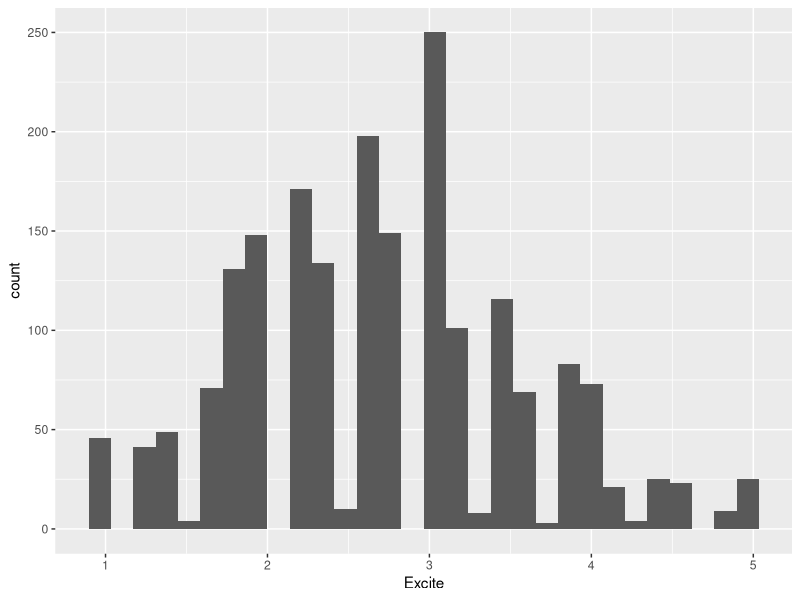
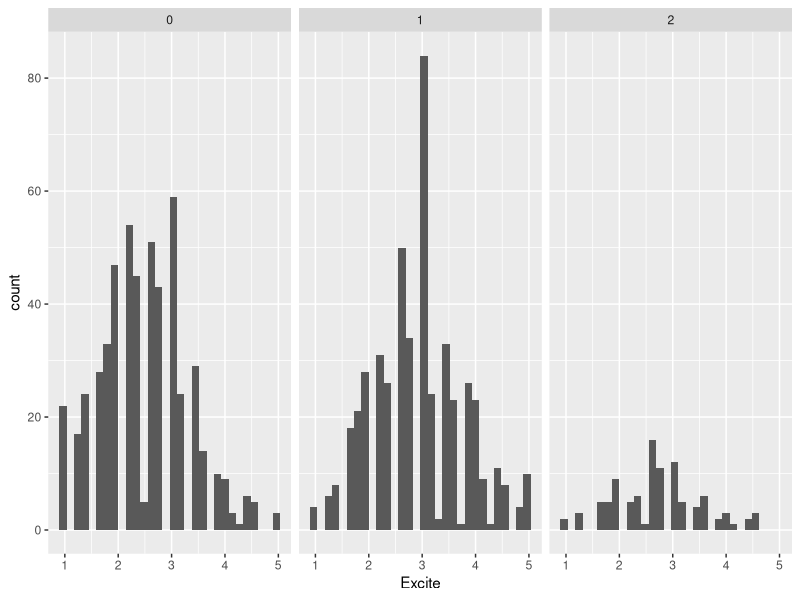
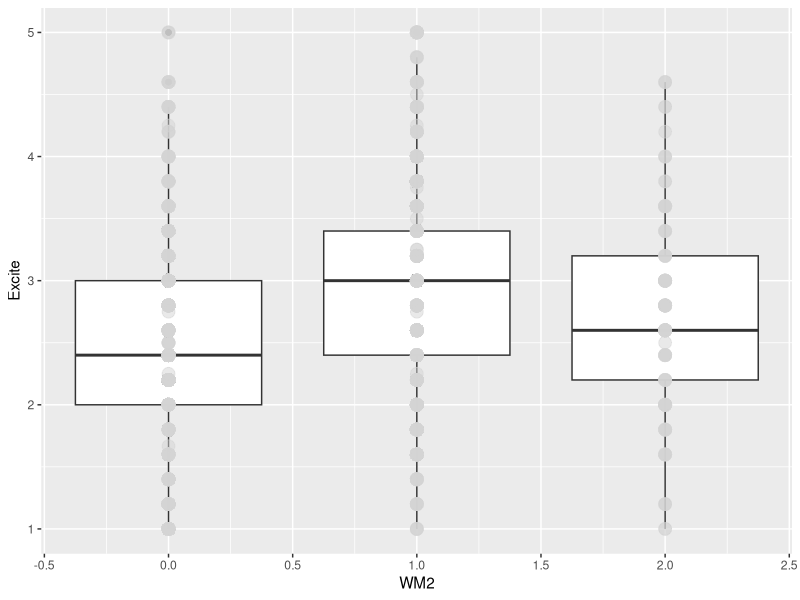
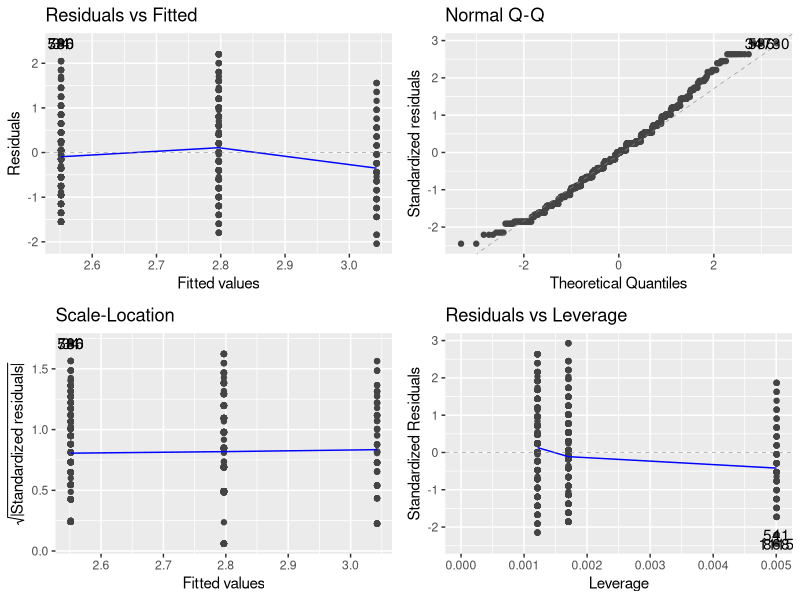
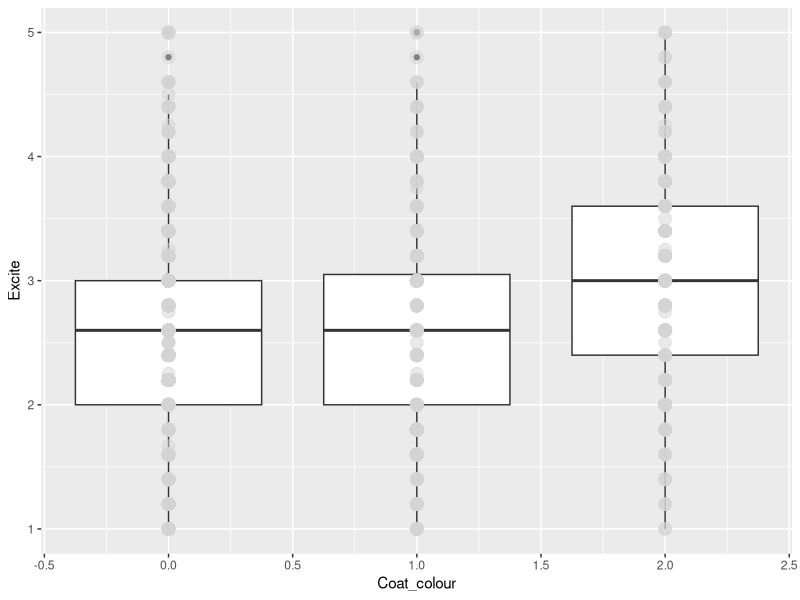
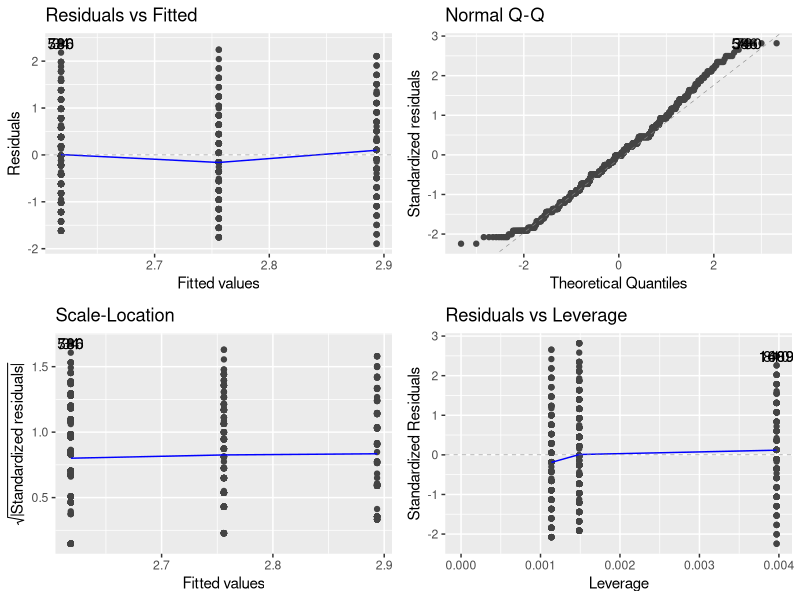
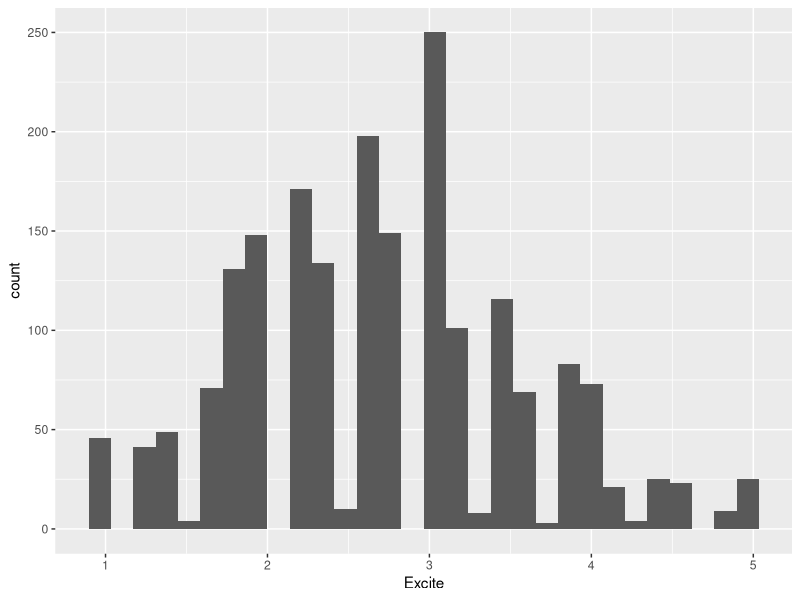
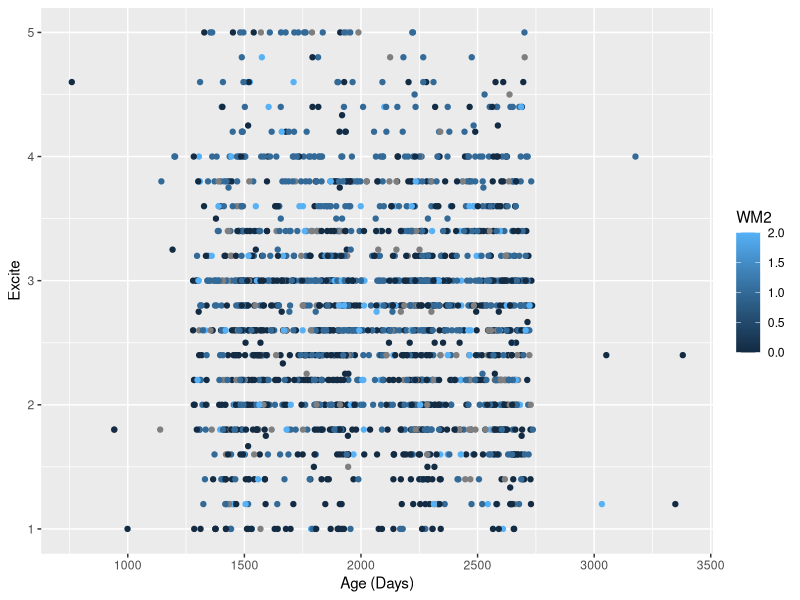

Write R code to recreate these figures, in order.
## ---- chunk 1
rm(list = ls())
library(tidyverse)
library(here)
library(ggfortify)
## ---- chunk 2
DOG <- read.csv(here("Data", "Secor-Cap-Dap-data.csv"))
## ---- chunk 3
summary(DOG)
## ---- chunk 4
ggplot(DOG, aes(x = Excite)) + geom_histogram()
## ---- chunk 5
ggplot(data = na.omit(DOG), aes(x = Excite)) + geom_histogram() + facet_wrap(~WM2)
## ---- chunk 6
ggplot(data = na.omit(DOG), aes(group = WM2, y = Excite, x = WM2)) + geom_boxplot() + geom_point(size = 4, color = 'lightgrey', alpha = 0.5)
## ---- chunk 7
jvelm <- lm(Excite ~ WM2, data = na.omit(DOG))
autoplot(jvelm)
## ---- chunk 8
chijve <- xtabs(Excite ~ WM2, data = na.omit(DOG))

chisq.test(chijve)
summary(chijve) # starts at Number
## ---- chunk 9
ggplot(data = na.omit(DOG), aes(group = Coat_colour, y = Excite, x = Coat_colour)) + geom_boxplot() + geom_point(size = 4, color = 'lightgrey', alpha = 0.5)
## ---- chunk 10
ccvelm <- lm(Excite ~ Coat_colour, data = na.omit(DOG))
autoplot(ccvelm)
## ---- chunk 11
chiccve <- xtabs(Excite ~ WM2, data = na.omit(DOG))

chisq.test(chiccve)
summary(chiccve) # starts at Number
## ---- chunk 12
ggplot(DOG, aes(x = Excite)) + geom_histogram()
## ---- chunk 13
ggplot(DOG, aes(y = Excite, x = Age, color = WM2)) + geom_point() + xlab("Age (Days)")
## ---- chunk 14
avelm <- lm(Excite ~ Age, data = DOG)
autoplot(avelm)
## ---- chunk 15
anova(avelm)
summary(avelm) # Starts at Call:
## ---- chunk 16
ggplot(DOG, aes(group = Health, x = Health, y = Excite)) + geom_boxplot() + geom_point(size = 4, color = 'lightgrey', alpha = 0.5)
## ---- chunk 17
hvelm <- lm(Excite ~ Health, data = na.omit(DOG))
autoplot(hvelm)
## ---- chunk 18
chihve <- xtabs(Excite ~ Health, data = na.omit(DOG))

chisq.test(chihve)
summary(chihve) # starts at Number
## ---- chunk 19
ggplot(data = na.omit(DOG), aes(group = Gender_status, y = Excite, x = Gender_status)) + geom_boxplot() + geom_point(size = 4, color = 'lightgrey', alpha = 0.5)
## ---- chunk 20
gsvelm <- lm(Excite ~ Gender_status, data = na.omit(DOG))
autoplot(gsvelm)
## ---- chunk 21
chigsve <- xtabs(Excite ~ Gender_status, data = na.omit(DOG))

chisq.test(chigsve)
summary(chigsve) # starts at Number
## ---- chunk 22
DOG$Fixed <- DOG$Gender_status %% 2
## ---- chunk 23
ggplot(DOG, aes(group = Fixed, x = Fixed, y = Excite)) + geom_boxplot() + geom_point(size = 4, color = 'lightgrey', alpha = 0.5)
## ---- chunk 24
fvelm <- lm(Excite ~ Fixed, data = na.omit(DOG))
autoplot(fvelm)
## ---- chunk 25
chifve <- xtabs(Excite ~ Health, data = na.omit(DOG))

chisq.test(chifve)
summary(chifve) # starts at Number
## ---- chunk 26
ggplot(DOG, aes(group = InOut, x = InOut, y = Excite)) + geom_boxplot() + geom_point(size = 4, color = 'lightgrey', alpha = 0.5)
## ---- chunk 27
iovelm <- lm(Excite ~ InOut, data = na.omit(DOG))
autoplot(iovelm)
## ---- chunk 28
chiiove <- xtabs(Excite ~ InOut, data = na.omit(DOG))

chisq.test(chiiove)
summary(chiiove) # starts at Number
## ---- chunk 29
ggplot(DOG, aes(group = TimeEx, x = TimeEx, y = Excite)) + geom_boxplot() + geom_point(size = 4, color = 'lightgrey', alpha = 0.5)
## ---- chunk 30
tevelm <- lm(Excite ~ TimeEx, data = na.omit(DOG))
autoplot(tevelm)
## ---- chunk 31
chiteve <- xtabs(Excite ~ TimeEx, data = na.omit(DOG))

chisq.test(chiteve)
summary(chiteve) # starts at Number
